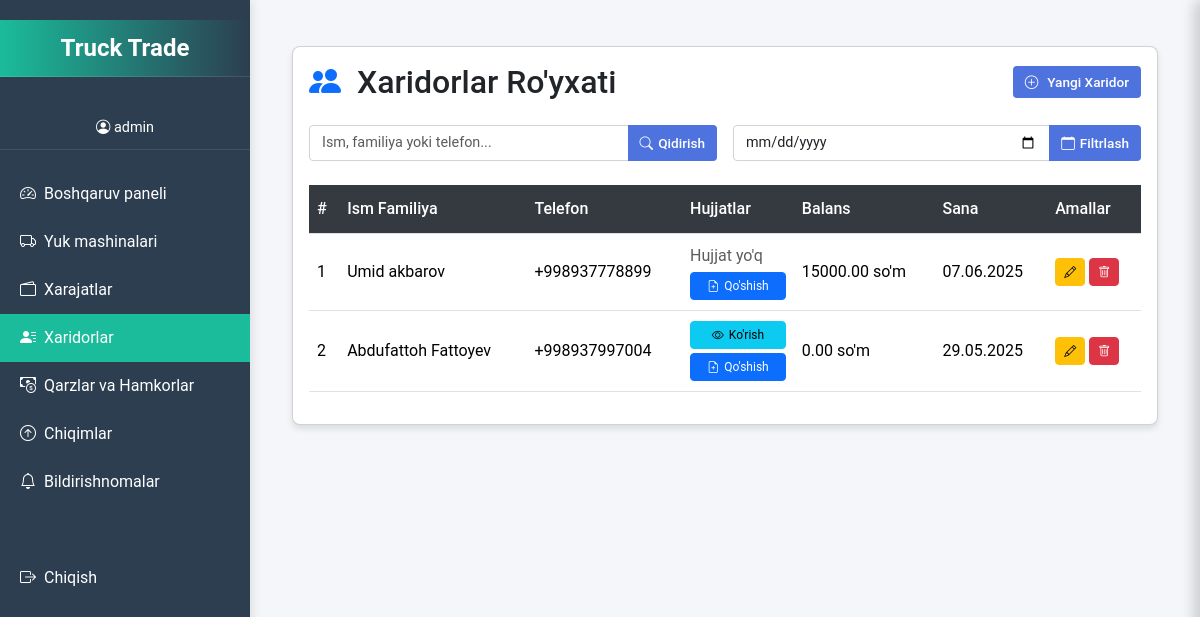
Before: /xaridorlar/ (signed in) with the older database file.
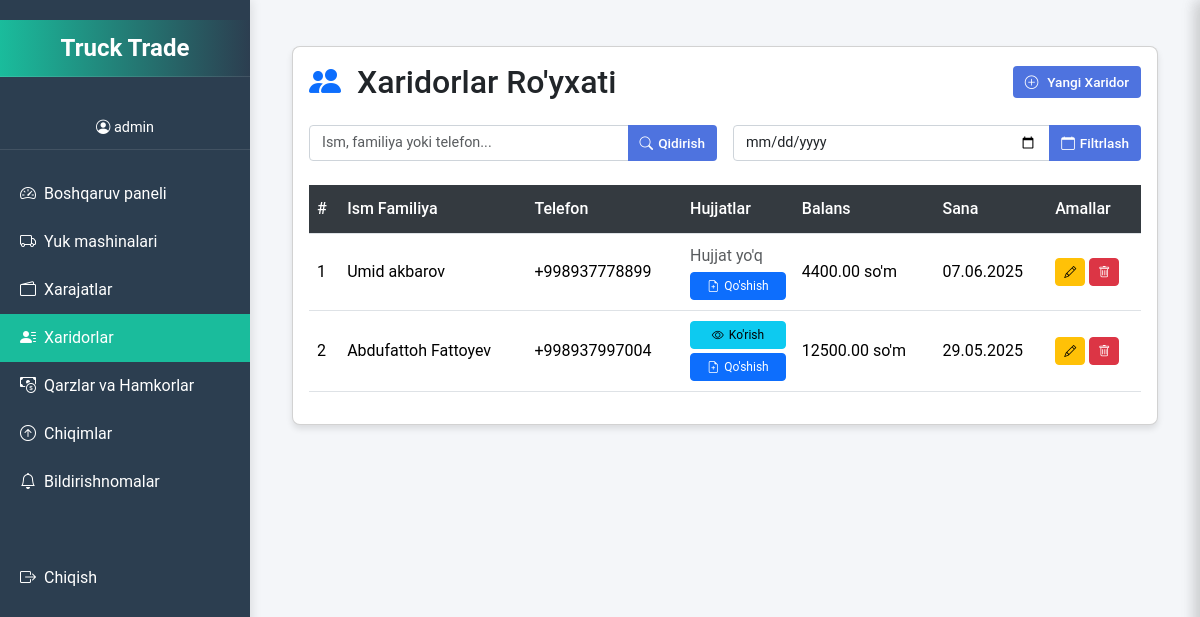
After: the same page with the newer database file.
### xaridorlar/models.py (models this page shows, shortened)
class Xaridor(models.Model):
    user = models.ForeignKey(
        User,
        on_delete=models.CASCADE,
        related_name='xaridorlar',
        verbose_name="Foydalanuvchi"
    )
    ism_familiya = models.CharField(
        max_length=100,
        verbose_name="Ism va Familiya"
    )
    telefon_raqam = PhoneNumberField(
        blank=True,
        null=True,
        verbose_name="Telefon Raqam",
        help_text="Masalan: +998901234567"
    )
    hozirgi_balans = models.DecimalField(
        max_digits=15,
        decimal_places=2,
        default=0,
        validators=[MinValueValidator(0)],
        verbose_name="Hozirgi Balans",
        blank=True
    )
    sana = models.DateField(verbose_name="Sana")
    izoh = models.TextField(
        verbose_name="Izoh",
        blank=True,
        null=True
    )
    created_date = models.DateTimeField(
        auto_now_add=True,
        verbose_name="Yaratilgan sana"
    )
    class Meta:
        verbose_name = "Xaridor"
        verbose_name_plural = "Xaridorlar"
        indexes = [
            models.Index(fields=['user']),
            models.Index(fields=['ism_familiya']),
        ]

### xaridorlar/views.py (the view)
# urls.py: path('', views.xaridorlar_list, name='xaridorlar_list'),
@login_required
def xaridorlar_list(request):
    query = request.GET.get('q', '')
    sana = request.GET.get('sana', '')
    if request.user.is_superuser:
        xaridorlar = Xaridor.objects.all().order_by('-sana')
    else:
        xaridorlar = Xaridor.objects.filter(user=request.user).order_by('-id')
    if query:
        xaridorlar = xaridorlar.filter(ism_familiya__icontains=query)
    if sana:
        try:
            sana_dt = datetime.strptime(sana, '%Y-%m-%d').date()
            xaridorlar = xaridorlar.filter(sana=sana_dt)
        except ValueError:
            messages.error(request, "Noto'g'ri sana formati. YYYY-MM-DD formatida kiriting!")
    paginator = Paginator(xaridorlar, 10)
    page_number = request.GET.get('page')
    page_obj = paginator.get_page(page_number)
    context = {
        'page_obj': page_obj,
        'query': query,
        'sana': sana,
        'is_superuser': request.user.is_superuser,
    }
    return render(request, 'xaridorlar/xaridorlar_list.html', context)

### templates/xaridorlar/xaridorlar_list.html (shortened to what the changed rows need)
{% extends 'base.html' %}
{% block content %}
<div class="container-fluid py-3">
    <div class="card">
        <div class="card-body">
            <div class="d-flex flex-column flex-md-row justify-content-between align-items-md-center mb-4">
                <h2 class="mb-3 mb-md-0">
                    <i class="bi bi-people-fill text-primary me-2"></i>
                    Xaridorlar Ro'yxati
                </h2>
            </div>
            <div class="table-responsive">
                <table class="table table-hover">
                    <thead>
                        <tr>
                            <th>#</th>
                            <th>Ism Familiya</th>
                            <th>Telefon</th>
                            <th>Hujjatlar</th>
                            <th>Balans</th>
                            <th>Sana</th>
                            <th>Amallar</th>
                        </tr>
                    </thead>
                    <tbody>
                        {% for xaridor in page_obj %}
                        <tr>
                            <td data-label="#">{{ forloop.counter|add:page_obj.start_index|add:-1 }}</td>
                            <td data-label="Ism Familiya">{{ xaridor.ism_familiya }}</td>
                            <td data-label="Telefon">{{ xaridor.telefon_raqam|default:"-" }}</td>
                            <td data-label="Hujjatlar" data-xaridor-id="{{ xaridor.id }}">
                                <div class="d-flex flex-column">
                                    {% if xaridor.hujjatlar.exists %}
                                    <button class="btn btn-sm btn-info detail-open-btn mb-1" data-url="{% url 'view_passport' xaridor.id %}" data-title="{{ xaridor.ism_familiya }} - Hujjatlar">
                                        <i class="bi bi-eye"></i> Ko'rish
                                    </button>
                                    {% else %}
                                    <span class="text-muted mb-1">Hujjat yo'q</span>
                                    {% endif %}
                                    <button class="btn btn-sm btn-primary toggle-hujjat-btn" data-xaridor-id="{{ xaridor.id }}">
                                        <i class="bi bi-file-earmark-plus"></i> Qo'shish
                                    </button>
                                </div>
                            </td>
                            <td data-label="Balans">{{ xaridor.hozirgi_balans|floatformat:2 }} so'm</td>
                            <td data-label="Sana">{{ xaridor.sana|date:"d.m.Y" }}</td>
                            <td data-label="Amallar">
                                <div class="action-buttons">
                                    <button class="btn btn-sm btn-warning form-open-btn" data-url="{% url 'edit_xaridor' xaridor.id %}" data-title="Xaridorni Tahrirlash">
                                        <i class="bi bi-pencil"></i>
                                    </button>
                                    <button class="btn btn-sm btn-danger form-open-btn" data-url="{% url 'xaridor_delete' xaridor.id %}" data-title="Xaridorni O'chirish">
                                        <i class="bi bi-trash"></i>
                                    </button>
                                </div>
                            </td>
                        </tr>
                        {% endfor %}
                    </tbody>
                </table>
            </div>
        </div>
    </div>
</div>
{% endblock %}

Changed rows visible on the page:
changed Xaridor "Umid akbarov": hozirgi_balans "15000.00" → "4400.00"
changed Xaridor "Abdufattoh Fattoyev": hozirgi_balans "0.00" → "12500.00"
